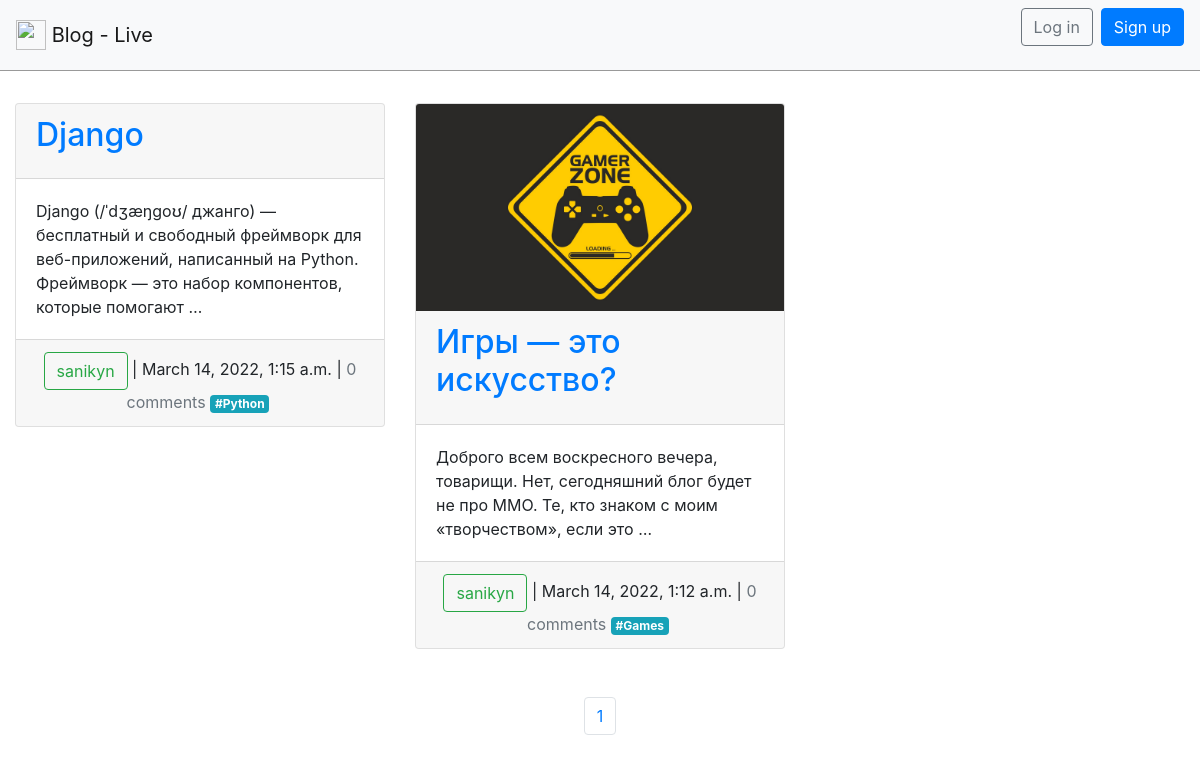
Screenshot of /post/author/2 with the database file from the repository.
### blog/models.py (models this page shows, shortened)
class Post(models.Model):
    title = models.CharField(max_length=200, null=True)
    header_image = models.ImageField(null=True, blank=True, upload_to="images/")
    author = models.ForeignKey(
        'auth.User',
        on_delete=models.CASCADE,
        null=True
    )
    date = models.DateTimeField(auto_now_add=True, null=True)
    body = models.TextField()
    tags = TaggableManager()
    def get_absolute_url(self):
        return reverse('post_detail', args=[str(self.id)])
    class Meta:
        ordering = ['-date']

### blog/views.py (the view)
# urls.py: path('post/author/<int:author_id>', PostsByAuthorView.as_view(), name='posts_by_author'),
class PostsByAuthorView(ListView):
    paginate_by = 6
    model = Post
    template_name = 'home.html'
    context_object_name = 'posts'
    def get_queryset(self):
        author_id = self.kwargs["author_id"]
        return Post.objects.filter(author__id=author_id)

### templates/home.html (shortened to what this page needs)
{% extends 'base.html' %}
{% block content %}
<div class="row row-cols-1 row-cols-md-3">
    {% for post in posts %}
    <div class="col mb-4">
        <div class="card">
            {% if post.header_image %}
            <a href="{{ post.get_absolute_url }}"><img src="{{ post.header_image.url }}" class="card-img-top"
                                                       alt="{{ post.title }}"></a>
            {% endif %}
            <div class="card-header">
                <h2 class="card-title"><a href="{% url 'post_detail' post.pk %}">{{ post.title }}</a></h2>
            </div>
            <div class="card-body">
                {{ post.body | truncatewords_html:20 }}
            </div>
            <div class="card-footer text-center">
                <a class="btn btn-outline-success" href="{% url 'posts_by_author' post.author.id %}">
                    {{ post.author.username }}</a> | {{ post.date}} | <span class="text-muted">{{ post.comments.count }} comments</span>
                {% for tag in post.tags.all %}
                <a href="{% url 'tagged' tag.slug %}" class="mr-1 badge badge-info">#{{ tag }}</a>
                {% endfor %}
            </div>
        </div>
    </div>
    {% endfor %}
</div><br>
<nav aria-label="Page navigation example">
    <ul class="pagination justify-content-center">
        {% for p in paginator.page_range %}
        {% if page_obj.number == p %}
        <li class="page-item "><a class="page-link">{{ p }}</a></li>
        {% elif p >= page_obj.number|add:-2 and p <= page_obj.number|add:2 %}
        <li class="page-item">
            <a class="page-link" href="?page={{ p }}">{{ p }}</a>
        </li>
        {% endif %}
        {% endfor %}
    </ul>
</nav>
{% endblock content %}

### static/css/base.css (style rules this page uses)
body { font-family: 'Source Sans Pro', sans-serif; font-size: 18px; }

### rows the page displays
Post: title "Django", body "Django (/ˈdʒæŋɡoʊ/ джанго) — бесплатный и свободный фреймворк для веб-приложений, написанный на Python. Фреймворк — это набор компонентов, которые помогают …", author.username "sanikyn", date "March 14, 2022, 1:15 a.m.", comments.count "0"
Tag: name "Python"
Post: header_image (picture), title "Игры — это искусство?", body "Доброго всем воскресного вечера, товарищи. Нет, сегодняшний блог будет не про ММО. Те, кто знаком с моим «творчеством», если это …", author.username "sanikyn", date "March 14, 2022, 1:12 a.m.", comments.count "0"
Tag: name "Games"

### other values shown
{{ p }} "1"
